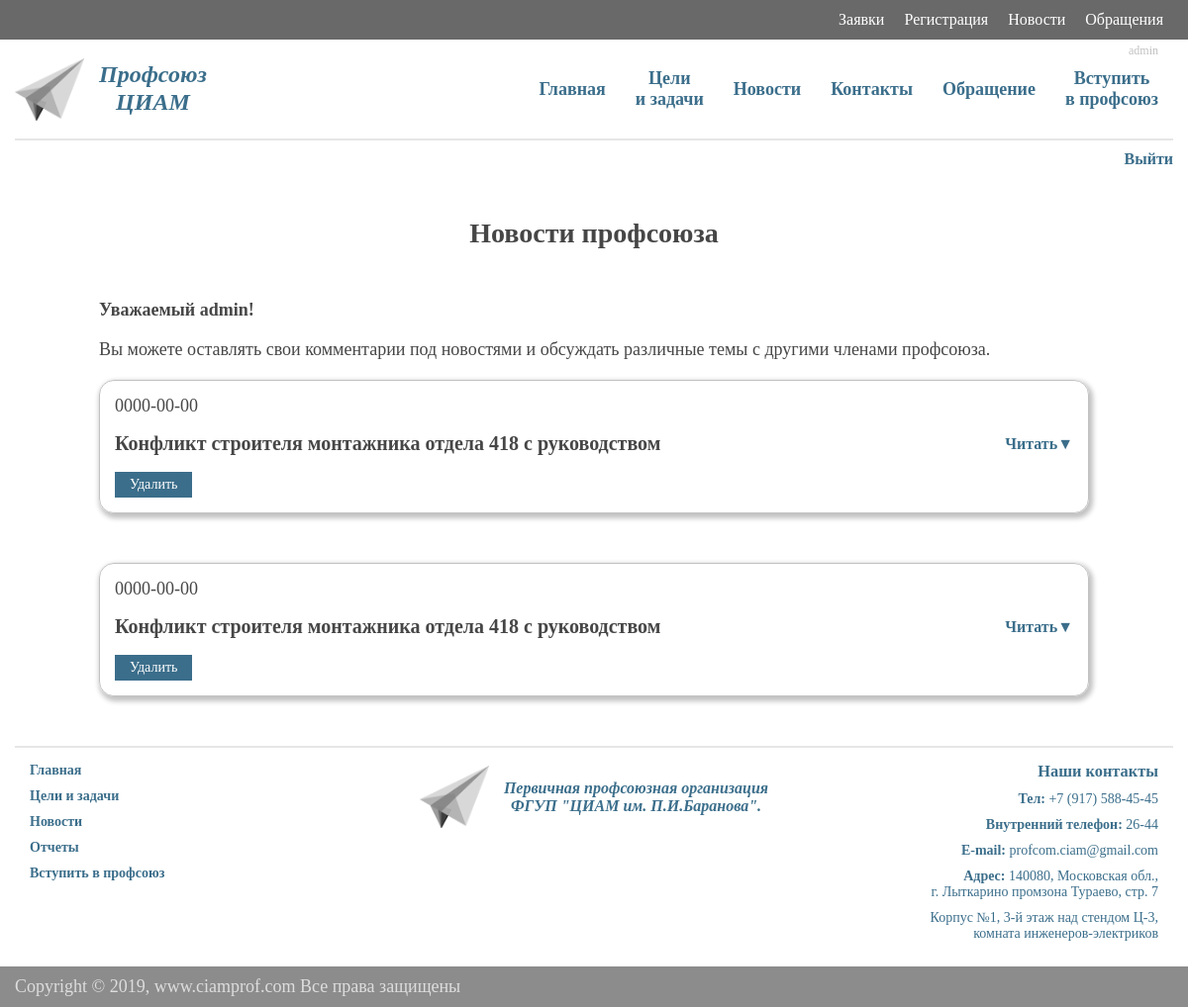
The app's page /pages/news.php (signed in), older data.
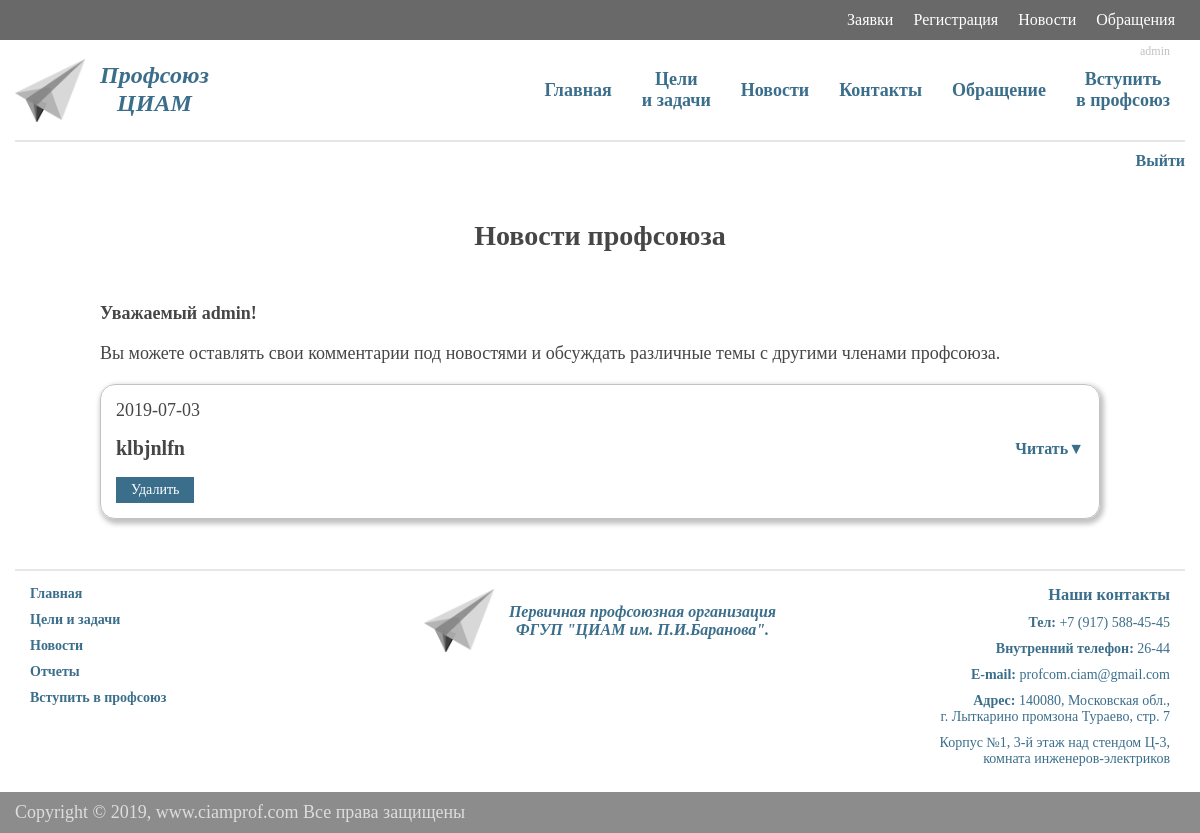
The same page, newer data.
### tables this page shows
CREATE TABLE `news` (
  `id` int(11) NOT NULL,
  `header` varchar(250) NOT NULL,
  `text` text NOT NULL,
  `date` date NOT NULL
);

### pages/news.php (the view, shortened to what this page needs)
<?php
    include($_SERVER['DOCUMENT_ROOT'].'/modules/head.php');
    if ( !empty( $_SESSION['user'] ) ) {
        $userName = $_SESSION['user']['fio'];
        $textForUser = "
            <p class='margin-bottom20'>
                Вы можете оставлять свои комментарии под новостями и обсуждать различные темы с другими членами профсоюза.
            </p>
        ";
        $template = [];
        $qrNews = "SELECT * FROM `news` ORDER BY `id` DESC";
        $resultNews = mysqli_query($connect, $qrNews);
        if ( $resultNews ) {
            while ( $row = mysqli_fetch_assoc($resultNews) ) {
                $template['news'][] = $row;
            }
        } else {
        }
    }
?>
<div class="content">
    <h1 class="margin-bottom50 margin-top50">Новости профсоюза</h1>
    <div class="content-text margin-bottom20">
        <p class="bold margin-bottom20">Уважаемый <?=$userName?>!</p>
        <?=$textForUser?>
    </div>
    <?php if ( !empty( $_SESSION['user'] ) ): ?>
        <?php if ( $resultNews ): ?>
            <?php if ( mysqli_num_rows($resultNews) != 0 ): ?>
                <?php foreach( $template['news'] as $key => $val ): ?>
                    <?php
                        $date = $val['date'];
                        $header = $val['header'];
                    ?>
                    <div class="new-item">
                        <p><?=$date?></p>
                        <h2 class="click-slide"><?=$header?> <span class="up-down">Читать&#9660;</span></h2>
                        <?php if ($_SESSION['user']['login'] == 'admin'): ?>
                            <div class="button-del button size14 padding5-15 inline-block">Удалить</div>
                        <?php endif; ?>
                    </div>
                <?php endforeach; ?>
            <?php else: ?>
            <?php endif; ?>
        <?php else: ?>
        <?php endif; ?>
    <?php endif; ?>
</div>
<?php
    include($_SERVER['DOCUMENT_ROOT'].'/modules/footer.php');
?>

Row changes from the older to the newer data that the page shows:
removed news: date "0000-00-00", header "Конфликт строителя монтажника отдела 418 с руководством"
removed news: date "0000-00-00", header "Конфликт строителя монтажника отдела 418 с руководством"
added news: date "2019-07-03", header "klbjnlfn"
